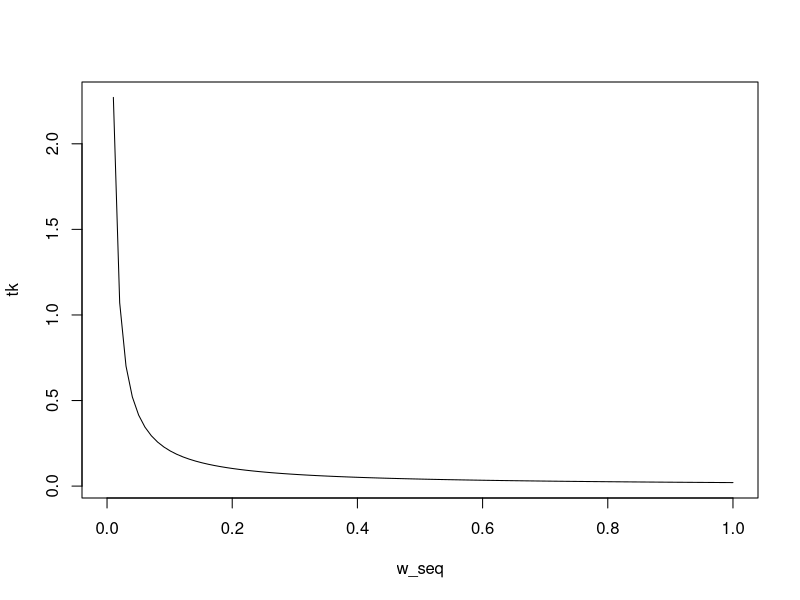

Here is the R script that generated this plot:


tau = 10
thr = 0.5

neuron_solve = function(t_in, weights) {
    in_part = sum(exp(t_in/tau) * weights)
    
    tau * log( (tau * in_part)/(-thr + tau * in_part))
}


t_in = c(25, 25)
weights = c(1.0, 1.0)
w_seq = seq(0, 1, length.out=100)

tk = sapply(w_seq, function(w_s) neuron_solve(t_in, c(w_s, w_s)))

#t = seq(0, 100, length.out = 1000)
#plot(t, neuron_solve(t_in, weights), type="l")

plot(w_seq, tk, type="l")